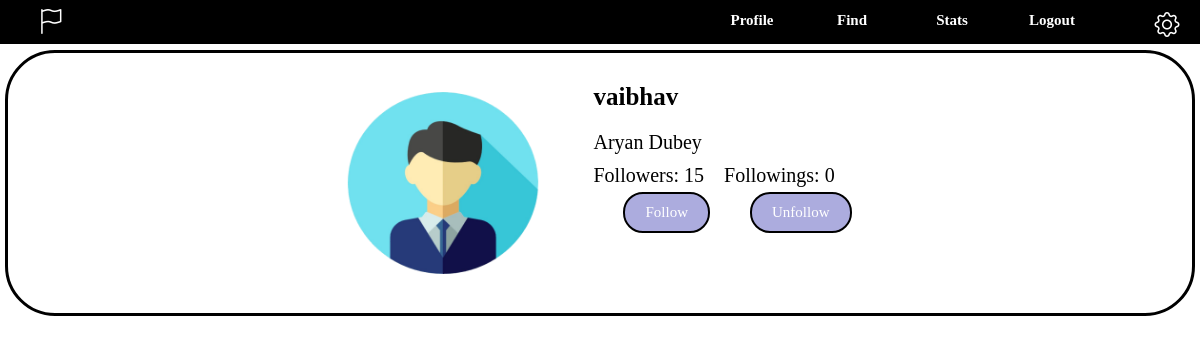
Page /Influencer/davschrodinger/vaibhav (signed in) on the committed database.
### application/Models.py (models this page shows)
class User(db.Model):
    __tablename__ = 'User'
    id = db.Column(db.Integer, primary_key=True)
    fullname = db.Column(db.String(200), nullable=True)
    username = db.Column(db.String(200), unique=True, nullable=False)
    email = db.Column(db.String(200), unique=True, nullable=False)
    password = db.Column(db.String(100), nullable=False)
    bio = db.Column(db.Text, nullable=True)
    category = db.Column(db.String(100), nullable=True)
    niche = db.Column(db.String(100), nullable=True)
    followers=db.Column(db.Integer, default=0)
    following=db.Column(db.Integer, default=0)
    visibility=db.Column(db.String, default='Private')
    flag=db.Column(db.Boolean, default=False)
    flagCount=db.Column(db.Integer, default=0)
    products = db.relationship('UserProduct', backref='user')

### application/UserController.py (the view, shortened to what this page needs)
@app.route('/Influencer/<username>/<influencer>',methods=['POST','GET'])
def influencer(username,influencer):
    userID=session['userID']
    user=User.query.get(userID)
    inf=User.query.filter_by(username=influencer).all()
    for i in inf:
        influID=i.id
    influ=User.query.get(influID)
    return render_template('influencer.html',influ=influ, user=user,username=username,influencer=influencer)

### templates/influencer.html (shortened to what this page needs)
<!DOCTYPE html>
<html lang="en">
<head>
    <link rel="stylesheet" href="https://cdnjs.cloudflare.com/ajax/libs/bootstrap-icons/1.9.1/font/bootstrap-icons.min.css">
</head>
<body>
    <div class="header">
        {% if influ.id==user.id  %}
            <p>Welcome</p>
        {% else %}
            <form method="POST">
                <p class="p"><button type="submit" name="flag" value="flag"> <i class="bi bi-flag"></i></button></p>
            </form>
        {% endif %}
        <div class="container">
            <div class="col">
                <a href="{{url_for('dashboard', username=user.username)}}">Profile</a>
            </div>
            <div class="col">
                <a href="{{url_for('findInflu')}}">Find</a>
            </div>
            <div class="col">
                <a href="{{url_for('InfluStats', username=user.username)}}">Stats</a>
            </div>
            <div class="col">
                <a href="{{ url_for('logout') }}">Logout</a>
            </div>
            <div class="col">
                <a href=""><i class="bi bi-gear gear-icon"></i></a>
            </div>
        </div>
    </div>
    <div class="top-container">
        <div class="pfp">
            <img src="/static/pfp.png" width="100px" height="100px">
        </div>
        <div class="info">
            <div class="usr">
                {{influ.username}}
            </div>
            <div class="name">
                {{influ.fullname}}
            </div>
            <div class="reach">
                <div id="followers">
                    Followers: {{influ.followers}}
                </div>
                <div id="following">Followings: {{influ.following}} </div>
            </div>
            <form method="POST">
                <button type="submit" class="follow" name="follow" value="follow">Follow</button>
                <button type="submit" class="unfollow" name="unfollow" value="unfollow">Unfollow</button>
            </form>
        </div>
    </div>
</body>
</html>

### templates/influencer.html (style rules this page uses)
body { margin: 0; padding: 0; height: 100%; width: 100%; }
.header { display: flex; justify-content: space-between; align-items: center; width: 100%; background-color: black; padding: 2px; color: white; border-bottom: 1px solid white; }
.p { text-align: center; font-family: Verdana; font-size: 16px; margin: 0; padding: 0; }
.container { display: flex; justify-content: flex-end; }
.col { display: flex; justify-content: center; padding-top: 10px; height: 30px; background-color: rgb(0, 0, 0); width: 100px; font-size: 15px; color: white; font-family: Verdana; font-weight: bolder; }
.top-container { display: flex; justify-content: center; height: 100%; padding: 30px; margin: 5px; border: 3px solid rgb(0, 0, 0); border-radius: 50px; }
.pfp { overflow: hidden; width: 200px; height: 200px; border-radius: 50% ; }
.top-container img { width: 100%; height: 100%; }
.info { height: 100%; padding-left: 50px; font-size: 20px; font-family: Verdana; color: rgb(0, 0, 0); }
.usr { font-size: 25px; font-weight: 600; padding-bottom: 20px; }
.reach { display: flex; padding-top: 10px; gap: 20px; color: rgb(0, 0, 0); }
a { text-decoration: none; color: inherit; }
a:link, a:visited { color: inherit; }
.col .bi { display: flex; }
.bi { font-size: 25px; transition: transform 0.4s; }
.follow, .unfollow { padding: 10px; padding-left: 20px; padding-right: 20px; border: 2px solid black; background-color: rgba(30, 30, 165, 0.369); border-radius: 20px; font-size: 15px; font-family: cursive; margin: 5px; margin-left: 30px; transition: 0.2s; }
.bi { padding-left: 30px; }
form button { background-color: black; color: white; padding-right: 30px; border: 0px; }

### rows in the picture
User: username "vaibhav", fullname "Aryan Dubey", followers "15", following "0"
